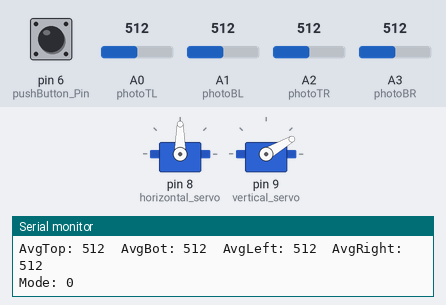
This sketch was run on a simulated Arduino Uno, built with avr-gcc and run on an emulated ATmega328P. Parts: 2 × servo, the last lines printed to the serial monitor. The test bench sets the inputs (shaded band); at power-on: A0 (photoTL) = 512, A1 (photoBL) = 512, A2 (photoTR) = 512, A3 (photoBR) = 512, pin 6 (pushButton_Pin) HIGH.

Above: at 4.2 s.
4.3 s: A0 (photoTL) set to 601
7.3 s: A0 (photoTL) set to 620
At 7.46 s:
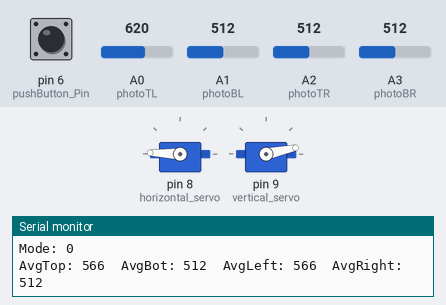
10.3 s: A1 (photoBL) set to 497
At 11.5 s:
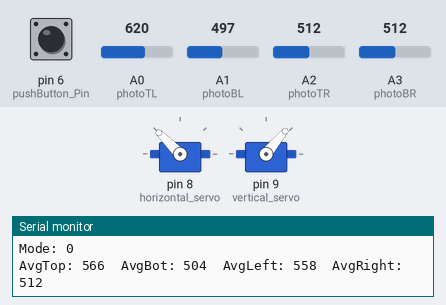
13.3 s: A2 (photoTR) set to 493
At 14.39 s:
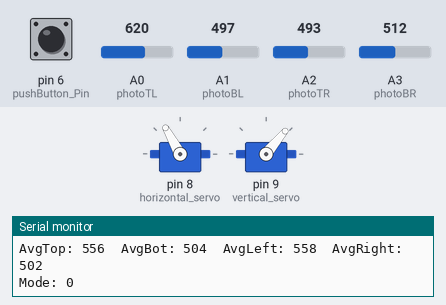
16.3 s: A3 (photoBR) set to 992
At 16.38 s:
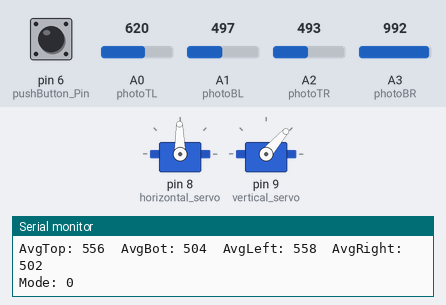
19.3 s: A1 (photoBL) set to 1010
Timing chart, 0 to 23.3 s (numbered marks = the images above; inputs shaded):
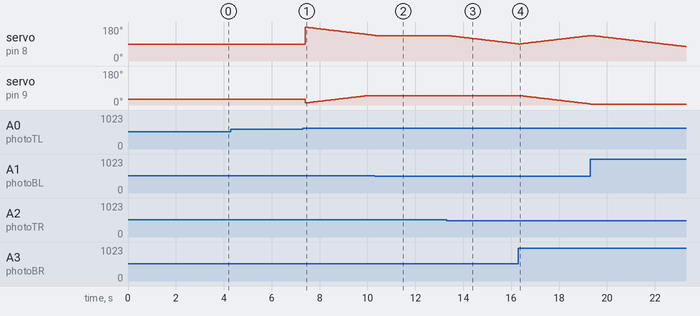

The sketch:

FINAL_-_CE_ISU_-_Solar_Tracker.ino
```cpp
#include <Servo.h> // include Servo library
#include <SoftwareSerial.h> // TX RX software library for bluetooth

#define horizontal_servo 8
#define vertical_servo 9
#define pushButton_Pin 6

//---- Servo Motor pin connections + Initial Setup ----
Servo horizontal; // horizontal servo
int servoH = 180;  //Variable

int servoH_LimitHigh = 180;  //MAX angle for Horizontal servo
int servoH_LimitLow = 65;    //MIN angle for Horizonatal servo

Servo vertical;   // vertical servo
int servoV = 10;    //   90;     // stand vertical servo

int servoV_LimitHigh = 50;  //MAX angle for Vertical servo
int servoV_LimitLow = 5;    //MIN angle for Vertical servo

//---- Photoresistor pin connections ----
int photoTL = 0; //Photoresistor on Top LEFT
int photoBL = 1; //Photoresistor on Bottom LEFT
int photoTR = 2; //Photoresistor on Top RIGHT
int photoBR = 3; //Photoresistor on Bottom RIGHT

//---- Bluetooth pin connections ----
int bluetoothTX = 10; // bluetooth TX pin
int bluetoothRX = 11; // bluetooth RX pin

SoftwareSerial bluetooth(bluetoothTX, bluetoothRX);
/*
int tl = 0; // Stores top left Photoresistor readings
int tr = 0; // Stores top right photoresistor readings
int bl = 0; // Stores bottom left photoresistor readings
int br = 0; // Store bottom right photoresistor readings

int avgtop = 0; // average of top-side photoresistor readings
int avgbot = 0; // average of bottom-side photoresistor readings
int avgleft = 0; // average of left-side photoresistor readings
int avgright = 0; // average of right-side photoresistor readings

int diffvert = 0; // difference of Average of top and bottom
int diffhoriz = 0; //difference of Average of left and right
*/
int delaytime = 10; //delaytime for every cycle - 10 milli seconds
int tol = 50;       //tolerance - if the difference is within tolerance NO rotating is necessary, stay still

int pb = 0;   //stores pushbutton value
int mode = 0; //indicates mode -> 1 = automatic; 2 = manual

void setup() {
  //Setup usb serial connection to computer
  Serial.begin(9600);

  //Setup Bluetooth serial connection to android
  bluetooth.begin(9600);

  horizontal.attach(horizontal_servo); //Horizontal Servo motor variable for dynamic mode
  vertical.attach(vertical_servo);     //Vertical Servo motor variable for dynamic mode

  horizontal.write(90);  //Initial angle for horizontal servo
  vertical.write(30);    //Initial angle for vertical servo
  delay(3000);
}

void loop() {
  pb = digitalRead(pushButton_Pin);  //Switching between MODE 0 and MODE 1 using pushbutton
  if (pb == 0){

    if (mode == 0)
    {
      mode = 1;
    }

    else {
      mode = 2;
    }
    do {
      pb = digitalRead(pushButton_Pin);
    } while (pb == 0);
  }

  Serial.print("Mode: ");
  Serial.println(mode);

  if (mode == 0) //MODE 1: AUTO Mode - Use Light Sensors to detect light source
  {
    int tl = analogRead(photoTL);
    int tr = analogRead(photoTR);
    int bl = analogRead(photoBL);
    int br = analogRead(photoBR);

    int avgtop = (tl + tr) / 2;   //Finding the averages of 4 directions: 1. TOP
    int avgbot = (bl + br) / 2;   //2. BOTTOM
    int avgleft = (tl + bl) / 2;  //3. LEFT
    int avgright = (tr + br) / 2; //4. RIGHT

    int diffvert = avgtop - avgbot;     // check the difference of top and bottom
    int diffhoriz = avgleft - avgright; // check the difference of left and right

    Serial.print("AvgTop: "); //Debugging purposes - checking for photoresistor readings
    Serial.print(avgtop);
    Serial.print("  AvgBot: ");
    Serial.print(avgbot);
    Serial.print("  AvgLeft: ");
    Serial.print(avgleft);
    Serial.print("  AvgRight: ");
    Serial.println(avgright);

    //------------------------ VERTICAL MOTION ------------------------
    if (-1*tol > diffvert || diffvert > tol) // check if the difference is in the tolerance else change vertical angle

    {
      if (avgtop > avgbot)  //If the top lighting is > bottom lighting rotate vertical motor "UP"
      {
        servoV = ++servoV;  //"Increasing angle by 1" for vertical motor, i.e. "rotating up"

        if (servoV > servoV_LimitHigh) //If the new angle is GREATER than MAX of vertical motor
        {
          servoV = servoV_LimitHigh; // STOP rotating because new angle is overwritten as MAX
        }
      }

      else if (avgtop < avgbot) //If the bottom lighting is > top lighting rotate vertical motor "DOWN"
      {
        servoV = --servoV; //"Decrease angle by 1" of vertical motor, i.e. "rotating down"

        if (servoV < servoV_LimitLow) //If the new angle is LESS than MIN of vertical motor
        {
          servoV = servoV_LimitLow; //STOP rotating because new angle is overwritten as MIN
        }
      }

      vertical.write(servoV); //Rotate Vertical Motor to "NEW" angle
    }

    //------------------------ HORIZONTAL MOTION ------------------------
    if (-1*tol > diffhoriz || diffhoriz > tol) // check if the difference is in the tolerance else change horizontal angle

    {
      if (avgright > avgleft) //If Right lighting is > Left lighting rotate horizontal motor "RIGHT"
      {
        servoH = ++servoH; //Increasing angle by "1" of horizontal motor, i.e. "rotating right"

        if (servoH > servoH_LimitHigh) //If the new angle is GREATER than MAX of horizontal motor
        {
          servoH = servoH_LimitHigh; //STOP rotating because new angle is overwritten as MAX
        }
      }

      else if (avgright < avgleft) //If the Left lighting is > Right lighting, rotate horizontal motor "LEFT"
      {
        servoH = --servoH; //Decreasing angle by "1" of horizontal motor, i.e. "rotating left"

        if (servoH < servoH_LimitLow) //If the new angle is LESS than MIN of horizontal motor
        {
          servoH = servoH_LimitLow; //STOP rotating because new angle is overwritten as MIN
        }
      }

      horizontal.write(servoH);//Rotate Horizontal Motor to "NEW" angle
    }
    delay(delaytime);
  }

  else //MODE 2: Manual Mode: Remote Control via Bluetooth
  {
      if(bluetooth.available()>= 2 )
      {
        unsigned int servopos = bluetooth.read();
        unsigned int servopos1 = bluetooth.read();
        unsigned int realservo = (servopos1 *256) + servopos;
        Serial.println(realservo);

        if (realservo >= 1000 && realservo <1180) {
          int servo1 = realservo;
          servo1 = map(servo1, 1000, 1180, 0, 180);
          if (servo1 < 0)
          {
            servo1 = 0;
          }
          horizontal.write(servo1);
          delay(delaytime);
        }

        if (realservo >= 2000 && realservo <2180) {
          int servo2 = realservo;
          servo2 = map(servo2, 2000, 2180, 0, 180);
          if (servo2 < 5)
          {
            servo2 = 5;
          }

          if (servo2 > 50)
          {
            servo2 = 50;
          }
          vertical.write(servo2);
          delay(delaytime);
        }
      }
  }
 }
```

Measured:
- the behaviour switches between 613 and 614 on A0 (photoTL) (found by bisection; images 0 and 1)
- the behaviour switches between 506 and 505 on A1 (photoBL) (found by bisection; images 1 and 2)
- the behaviour switches between 504 and 503 on A2 (photoTR) (found by bisection; images 2 and 3)
- after the input at 10.3 s, servo on pin 8 (horizontal_servo): goes on until 10.3 s, then stays 135°
- after the input at 13.3 s, servo on pin 8 (horizontal_servo): moves from 135° to 91° over 2.9 s, starting after 0.08 s
- after the input at 16.3 s, servo on pin 9 (vertical_servo): moves from 50° to 6° over 2.9 s, starting after 0.08 s
